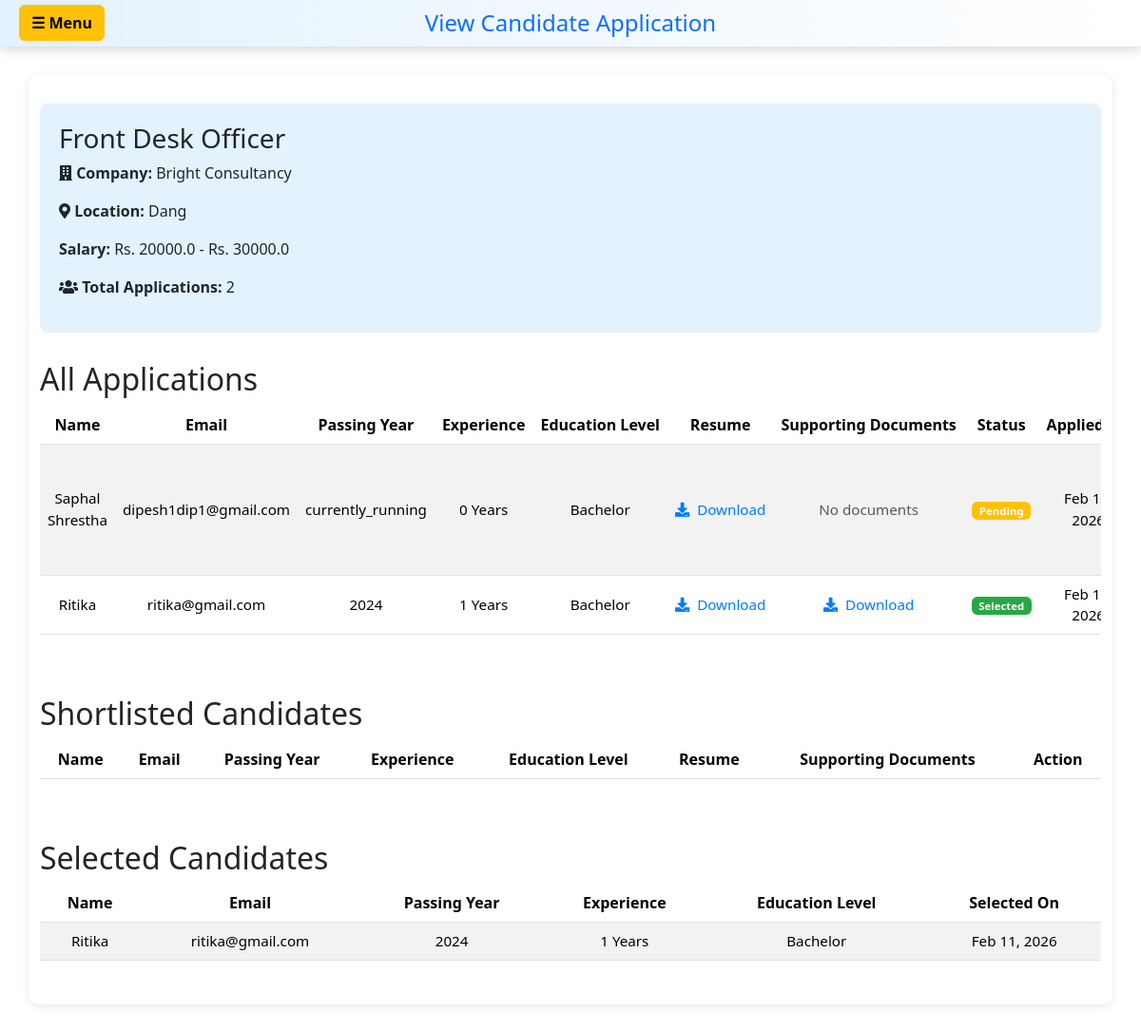
The app's page /candidate-details/15/ (signed in) with its own data.
### hr/models.py (models this page shows, shortened)
class JobPost(models.Model):
    user = models.ForeignKey(User, on_delete=models.CASCADE)
    title = models.CharField(max_length=200)
    address = models.CharField(max_length=200)
    CompanyName = models.CharField(max_length=200)
    salaryLow = models.FloatField(default=0, validators=[MinValueValidator(0)])
    salaryHigh = models.FloatField(default=0, validators=[MinValueValidator(0)])
    applycount = models.IntegerField(default=0)
    lastDateToApply = models.DateField()
    created_at = models.DateTimeField(auto_now_add=True, null=True)
    employment_type = models.CharField(
        max_length=20, choices=EMPLOYMENT_TYPE_CHOICES,
        default='full-time', null=True, blank=True
    )
    work_mode = models.CharField(
        max_length=20, choices=WORK_MODE_CHOICES,
        default='on-site', null=True, blank=True
    )
    required_experience = models.CharField(
        max_length=50,
        choices=EXPERIENCE_LEVEL_CHOICES,
        default='no-experience',
        help_text='Select required years of experience'
    )
    required_experience_custom = models.CharField(
        max_length=100,
        null=True,
        blank=True,
        help_text='Custom experience requirement (e.g., 1.5 years)'
    )
    required_education = models.CharField(
        max_length=50,
        choices=REQUIRED_EDUCATION_CHOICES,
        default='no-education',
        help_text='Select required education level'
    )
    required_skills = models.TextField(
        null=True,
        blank=True,
        help_text='Comma-separated skills (e.g., Python, SQL, Communication)'
    )

### candidate/models.py (models this page shows, shortened)
class candidateApplication(models.Model):
    user=models.ForeignKey(User,on_delete=models.CASCADE)
    job = models.ForeignKey(JobPost,on_delete=models.CASCADE)
    education_level = models.CharField(
        max_length=20,
        choices=EDUCATION_CHOICES,
        default='BACHELOR'
    )
    passingYear = models.CharField(
        max_length=20,
        choices=PASSING_YEAR_CHOICES,
        default='currently_running'
    )
    yearOfExp=models.IntegerField(
        default=0,
        validators=[MinValueValidator(0)]
    )
    resume=models.FileField(upload_to="resume")
    support_documents=models.FileField(
        upload_to="support_docs",
        null=True,
        blank=True,
        help_text="Optional: Academic documents (PDF only, max 5MB)"
    )
    status=models.CharField(choices=STATUS_CHOICE, default="pending", max_length=20)
    applied_at=models.DateTimeField(auto_now_add=True, null=True)
    class Meta:
        unique_together = ('user', 'job')
    def get_education_display(self):
        education_map = {
            'SEE': 'SEE (Secondary Education Examination)',
            'SLC': 'SLC (School Leaving Certificate)',
            'PLUS2': '+2 (Higher Secondary)',
            'DIPLOMA': 'Diploma',
            'BACHELOR': 'Bachelor',
            'MASTERS': 'Masters',
        }
        return education_map.get(self.education_level, self.education_level)

### hr/views.py (the view)
# urls.py: path("candidate-details/<int:pk>/", views.candidate_details, name='candidate_details'),
@login_required(login_url='login_user')
def candidate_details(request, pk):
    job = get_object_or_404(JobPost, id=pk, user=request.user)
    applications = candidateApplication.objects.filter(job=job).order_by('-applied_at')
    context = {
        'job': job,
        'applications': applications,
        'total_applications': applications.count(),
        'shortlisted_count': applications.filter(status='shortlisted').count(),
        'rejected_count': applications.filter(status='rejected').count(),
        'pending_count': applications.filter(status='pending').count(),
        'navbar_title': 'View Candidate Application',
    }
    return render(request, 'hr/candidate.html', context)

### hr/templates/hr/candidate.html (shortened to what this page needs)
<!DOCTYPE html>
<html lang="en">
<head>
    <link rel="stylesheet" href="https://cdnjs.cloudflare.com/ajax/libs/font-awesome/5.15.3/css/all.min.css">
    <link href="https://cdn.jsdelivr.net/npm/bootstrap@5.3.8/dist/css/bootstrap.min.css" rel="stylesheet">
</head>
<body>
    {% include 'hr/navbar.html' %}
    <div class="container">
        <div class="job-info">
            <h3>{{ job.title }}</h3>
            <p><i class="fas fa-building"></i> <strong>Company:</strong> {{ job.CompanyName }}</p>
            <p><i class="fas fa-map-marker-alt"></i> <strong>Location:</strong> {{ job.address }}</p>
            <p> <strong>Salary:</strong> Rs. {{ job.salaryLow }} - Rs. {{ job.salaryHigh }}</p>
            <p><i class="fas fa-users"></i> <strong>Total Applications:</strong> {{ job.applycount }}</p>
        </div>
        <h2>All Applications</h2>
        {% if applications %}
        <div class="table-responsive">
            <table class="table table-striped candidates-table">
                <thead>
                    <tr>
                        <th>Name</th>
                        <th>Email</th>
                        <th>Passing Year</th>
                        <th>Experience</th>
                        <th>Education Level</th>
                        <th>Resume</th>
                        <th>Supporting Documents</th>
                        <th>Status</th>
                        <th>Applied On</th>
                    </tr>
                </thead>
                <tbody>
                    {% for application in applications %}
                    <tr>
                        <td>{{ application.user.username }}</td>
                        <td>{{ application.user.email }}</td>
                        <td>{{ application.passingYear }}</td>
                        <td>{{ application.yearOfExp }} Years</td>
                        <td>{{ application.get_education_display }}</td>
                        <td>
                            {% if application.resume %}
                            <a href="{{ application.resume.url }}" class="resume-download" target="_blank">
                                <i class="fas fa-download"></i> Download
                            </a>
                            {% else %}
                            <span class="text-muted">No resume</span>
                            {% endif %}
                        </td>
                        <td>
                            {% if application.support_documents %}
                            <a href="{{ application.support_documents.url }}" class="resume-download" target="_blank">
                                <i class="fas fa-download"></i> Download
                            </a>
                            {% else %}
                            <span class="text-muted">No documents</span>
                            {% endif %}
                        </td>
                        <td>
                            <span class="badge badge-{{ application.status }}">
                                {{ application.status|capfirst }}
                            </span>
                        </td>
                        <td>{{ application.applied_at|date:"M d, Y" }}</td>
                    </tr>
                    {% endfor %}
                </tbody>
            </table>
        </div>
        {% else %}
        <div class="alert alert-info">
            <i class="fas fa-info-circle"></i> No applications received yet for this job.
        </div>
        {% endif %}
        <h2 class="mt-5">Shortlisted Candidates</h2>
        {% if applications %}
        {% with selected_apps=applications|dictsort:"status" %}
        <div class="table-responsive">
            <table class="table table-striped candidates-table">
                <thead>
                    <tr>
                        <th>Name</th>
                        <th>Email</th>
                        <th>Passing Year</th>
                        <th>Experience</th>
                        <th>Education Level</th>
                        <th>Resume</th>
                        <th>Supporting Documents</th>
                        <th>Action</th>
                    </tr>
                </thead>
        </table>
    </div>
    {% endwith %}
    {% else %}
    <div class="alert alert-info">
        <i class="fas fa-info-circle"></i> No candidates shortlisted yet.
    </div>
    {% endif %}
    <h2 class="mt-5">Selected Candidates</h2>
    {% if applications %}
    {% with selected_apps=applications|dictsort:"status" %}
    <div class="table-responsive">
        <table class="table table-striped candidates-table">
            <thead>
                <tr>
                    <th>Name</th>
                    <th>Email</th>
                    <th>Passing Year</th>
                    <th>Experience</th>
                    <th>Education Level</th>
                    <th>Selected On</th>
                </tr>
            </thead>
            <tbody>
                {% for application in selected_apps %}
                {% if application.status == 'selected' %}
                <tr>
                    <td>{{ application.user.username }}</td>
                    <td>{{ application.user.email }}</td>
                    <td>{{ application.passingYear }}</td>
                    <td>{{ application.yearOfExp }} Years</td>
                    <td>{{ application.get_education_display }}</td>
                    <td>{{ application.applied_at|date:"M d, Y" }}</td>
                </tr>
                {% endif %}
                {% endfor %}
            </tbody>
        </table>
    </div>
    {% endwith %}
    {% else %}
    <div class="alert alert-info">
        <i class="fas fa-info-circle"></i> No candidates selected yet.
    </div>
    {% endif %}
    </div>
</body>
</html>

### hr/templates/hr/candidate.html (style rules this page uses)
body { font-family: Arial, sans-serif; background: #f9f9f9; }
.container { max-width: 100%; margin: 20px auto; background: #fff; padding: 15px; border-radius: 10px; box-shadow: 0px 2px 10px rgba(0, 0, 0, 0.1); }
h2 { margin-top: 20px; margin-bottom: 20px; color: #333; font-size: 1.5rem; }
.job-info { background: #e3f2fd; padding: 20px; border-radius: 8px; margin-bottom: 30px; }
.table-responsive { overflow-x: auto; -webkit-overflow-scrolling: touch; }
.candidates-table { width: 100%; margin-bottom: 30px; font-size: 0.95rem; min-width: 800px; }
.candidates-table th { background-color: #007BFF; color: #fff; text-align: center; vertical-align: middle; padding: 14px 10px; font-size: 0.95rem; white-space: nowrap; }
.candidates-table td { text-align: center; vertical-align: middle; padding: 12px 10px; font-size: 0.9rem; }
.resume-download { color: #007BFF; text-decoration: none; font-weight: 500; font-size: 0.9rem; display: inline-block; white-space: nowrap; }
.resume-download i { margin-right: 4px; }
.badge-pending { background-color: #ffc107; font-size: 0.85rem; padding: 5px 10px; }
.badge-selected { background-color: #28a745; font-size: 0.85rem; padding: 5px 10px; }
@media (min-width: 992px) { .container { max-width: 95%; padding: 30px; margin: 30px auto; } }
@media (min-width: 992px) { h2 { font-size: 1.75rem; } }
@media (min-width: 992px) { .candidates-table { font-size: 1rem; } }
@media (min-width: 992px) { .candidates-table th { font-size: 1rem; padding: 15px 12px; } }
@media (min-width: 992px) { .candidates-table td { font-size: 0.95rem; padding: 14px 12px; } }
@media (min-width: 992px) { .resume-download { font-size: 0.95rem; } }

### records on screen
JobPost: title "Front Desk Officer", CompanyName "Bright Consultancy", address "Dang", salaryLow "20000.0", salaryHigh "30000.0", applycount "2"
candidateApplication: user.username "Saphal Shrestha", user.email "dipesh1dip1@gmail.com", passingYear "currently_running", yearOfExp "0", education "Bachelor", support_documents "No documents", status "Pending", applied_at "Feb…"
candidateApplication: user.username "Ritika", user.email "ritika@gmail.com", passingYear "2024", yearOfExp "1", education "Bachelor", status "Selected", applied_at "Feb…", applied_at "Feb 11, 2026"

### other values on screen
{{ navbar_title|safe }} "View Candidate Application"
